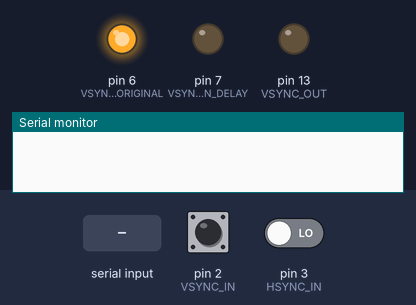
Recording of a sketch running on a simulated Arduino Uno, built with avr-gcc and run on an emulated ATmega328P. On the bench: output pins drawn as LEDs (lit = HIGH), the last lines printed to the serial monitor. The inputs (shaded band) are chosen by the test bench; at power-on: pin 2 (VSYNC_IN) HIGH, pin 3 (HSYNC_IN) LOW.

Above: at 1.2 s.
1.3 s: "90:45\n" received over Serial
At 2.5 s:
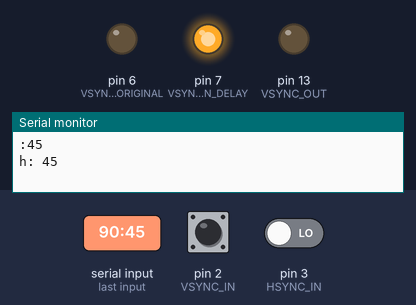
2.8 s: ":" received over Serial
At 4.4 s:
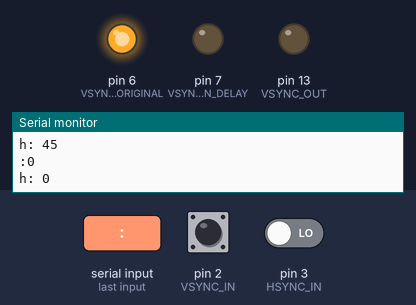
5.2 s: "30:150\n" received over Serial
At 5.5 s:
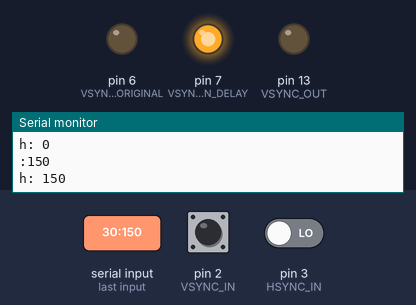
Timing chart, 0 to 8.2 s (numbered marks = the images above; inputs shaded):
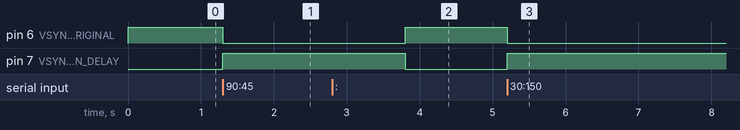

Measured:
- after the input at 1.3 s, pin 6 (VSYNC_EN_ORIGINAL): HIGH → LOW at once; pin 7 (VSYNC_EN_DELAY): LOW → HIGH at once
- after the input at 2.8 s, pin 6 (VSYNC_EN_ORIGINAL): LOW → HIGH after 1.0 s; pin 7 (VSYNC_EN_DELAY): HIGH → LOW after 1.0 s
- after the input at 5.2 s, pin 6 (VSYNC_EN_ORIGINAL): HIGH → LOW at once; pin 7 (VSYNC_EN_DELAY): LOW → HIGH at once

The sketch:

vsyncdelay.ino
```cpp
/*
 V Sync Delay

 VGA V Sync delay for Datapath VisionRGB capture cards that can't sync to some
 640x480 signals.

 */
#include <stdlib.h>

#define VSYNC_OUT 13 // PORT B pin 5
#define VSYNC_EN_ORIGINAL 6
#define VSYNC_EN_DELAY 7
#define LED_EXTRA 8
#define VSYNC_IN   2
#define HSYNC_IN   3

#define VSYNC_COUNT 2
#define VGA_LINES 525

volatile int h_count = 0;
volatile int v_count = 0;
volatile int h_offset_store = 8;
volatile int h_offset = 8;

void vsync()
{

	if (h_count == VGA_LINES && h_offset_store != 0) {
		syncDelayActive( true );
	} else {
		syncDelayActive( false );
	}

	h_count = 0;
}

void hsync()
{
	if ( h_count == h_offset) {
		PORTB = PORTB & B11011111;
	}
	if ( h_count == h_offset + VSYNC_COUNT) {
		PORTB = PORTB | B00100000;
	}

	h_count+=1;

}


void syncDelayActive(bool setting)
{
	digitalWrite(VSYNC_EN_DELAY,setting);
	digitalWrite(VSYNC_EN_ORIGINAL,!setting);
	if ( setting ) {
		h_offset = h_offset_store;
	} else {
		h_offset = 0;
	}
}

// the setup routine runs once when you press reset:
void setup()
{
	Serial.begin(115200);
	pinMode(VSYNC_EN_ORIGINAL, OUTPUT);
	pinMode(VSYNC_EN_DELAY, OUTPUT);
	pinMode(VSYNC_OUT, OUTPUT);
	pinMode(VSYNC_IN, INPUT);
	pinMode(HSYNC_IN, INPUT);
	attachInterrupt (INT0, vsync, FALLING);  // attach interrupt handler
	attachInterrupt (INT1, hsync, RISING);  // attach interrupt handler
	digitalWrite(VSYNC_EN_ORIGINAL,HIGH);
	digitalWrite(VSYNC_EN_DELAY,LOW);
}

// the loop routine runs over and over again forever:
void loop()
{
	// Set different offset
	if (Serial.available() > 0) {
		if ( Serial.read() == ':' ) {
			int new_delay = Serial.parseInt();
			Serial.println(":"+String(new_delay));
			h_offset_store = new_delay;
			Serial.println("h: "+String(h_offset_store));
			syncDelayActive( h_offset_store != 0 );
		}
	}

	//Serial.println(h_max);
}
```
